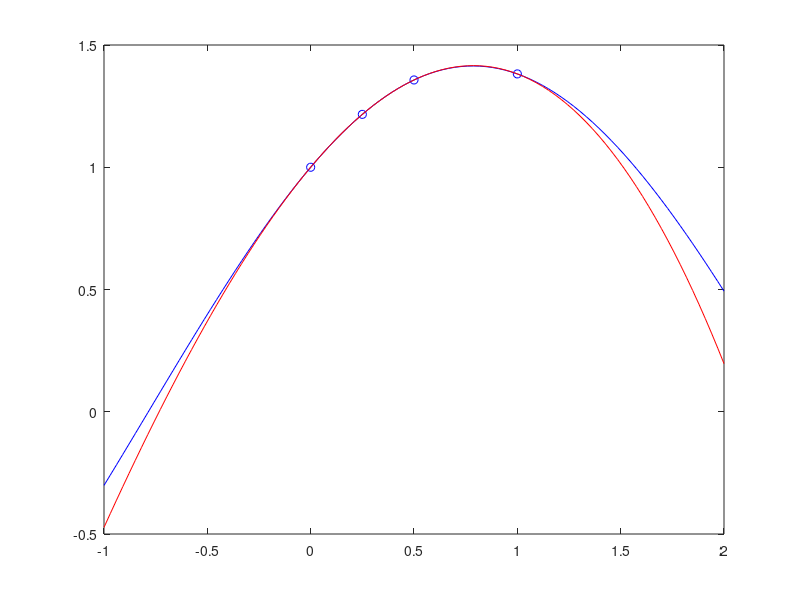

The MATLAB script that drew this image:
nodes = [0 .25 .5 1];
func = cos(nodes)+sin(nodes);

plot(nodes,func,'bo');

xx = linspace(-1,2,100);
ff= cos(xx)+sin(xx);
hold on;
plot(xx,ff,'b-');

polynomial = -(0.0793*xx.^3)-(0.5455*xx.^2)+(1.0066*xx.^1)+(1.00);
plot(xx,polynomial,'r-');

%polynomial = -(0.0793*nodes.^3)-(0.5455*nodes.^2)+(1.0066*nodes.^1)+(1.00);
%plot(nodes,polynomial,'ro');
